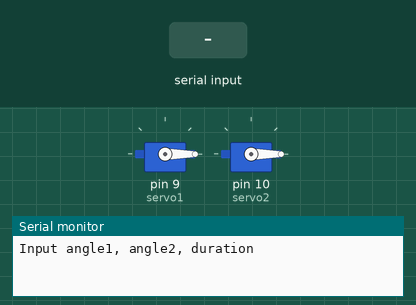
Bench run of a sketch on a simulated Arduino Uno, built with avr-gcc and run on an emulated ATmega328P. Parts: 2 × servo, the last lines printed to the serial monitor. The test bench sets the inputs (shaded band).

Above: at 1.2 s.
1.3 s: "30,150,10\n" received over Serial
At 2.77 s:
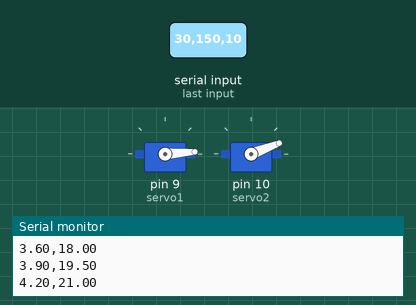
At 12.1 s:
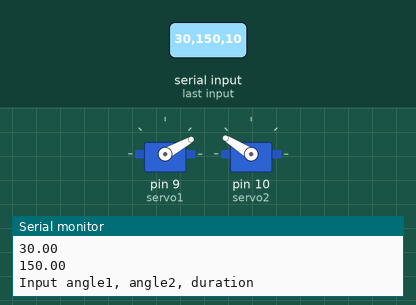
13.3 s: "90,45,200\n" received over Serial
At 23.6 s:
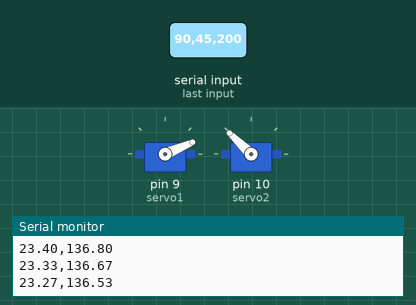
Timing chart, 0 to 30.7 s (numbered marks = the images above; inputs shaded):
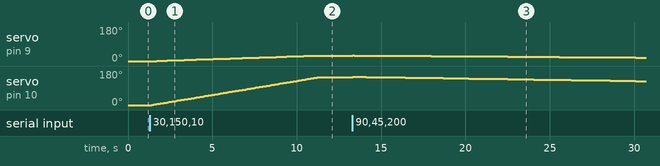

Measured:
- after the input at 1.3 s, servo on pin 9 (servo1): moves from 0° to 29° over 9.4 s, starting after 0.42 s; servo on pin 10 (servo2): moves from 0° to 148° over 9.9 s, starting after 0.11 s
- after the input at 13.3 s, servo on pin 9 (servo1): 29° → 30° at once, → 29° 0.10 s later, → 28° 1.5 s later, → 27° 1.5 s later, … (13 changes in this stretch); servo on pin 10 (servo2): 148° → 150° at once, → 149° 0.10 s later, → 148° 0.71 s later, → 147° 0.81 s later, … (24 changes in this stretch)

The sketch:

Servo_motor.ino
```cpp
#include<Servo.h>
Servo servo1;
Servo servo2;

float value1 = 0;    // 각도를 조절할 변수 value
float value2 =0;
float dth1=0;	//각도 시간당 증가시키기 위한 변수
float dth2=0;
float duration=0;
float pre_value1=0,pre_value2=0;
//이전의 명령값 저장 변수.
float n_times=0;
// 몇번 증가시킬 것인가를 저장하는 변수.

void setup() {
  servo1.attach(9);     //맴버함수인 attach : 핀 설정
  servo2.attach(10);     //맴버함수인 attach : 핀 설정
  Serial.begin(9600); //시리얼 모니터 사용 고고
  servo1.write(0);
  servo2.write(0);
  Serial.println("Input angle1, angle2, duration");
//(각도1, 각도2, 시간(duration))

}
void loop() {
  if(Serial.available())
  {
    value1=Serial.parseFloat();	//Input angle 1,
    value2=Serial.parseInt();		//Input angle 2
    duration=Serial.parseInt();		//Duration
    Serial.print(value1);Serial.print(',');		//
    Serial.print(value2);Serial.print(',');		//
    Serial.println(duration);

      if(value1<0 && value1 >= 180)        //Range set
        value1 = 0;            		//
      if(value2<0 && value2 >= 180)
        value2 = 0;

    dth1=value1-pre_value1;		// desired relative angle
    dth2=value2-pre_value2;		// desired relative angle

    Serial.println(dth1);
    Serial.println(dth2);

    n_times=duration*10;		//n_times: section number
    Serial.println(n_times);

    for(int i=0;i<n_times;i++)  // dth1, dht2 를 10번으로 나누어서 움직이자.
    {
    	servo1.write(pre_value1+float(dth1/n_times)*(i)); //value값의 각도로 회전. ex) value가 90이라면 90도 회전
    	servo2.write(pre_value2+float(dth2/n_times)*(i)); //value값의 각도로 회전. ex) value가 90이라면 90도 회전
    	Serial.print(pre_value1+float(dth1/n_times)*(i));Serial.print(',');
    	Serial.println(pre_value2+float(dth2/n_times)*(i));
	delay(100);
    }
    pre_value1= value1;
    pre_value2= value2;
    Serial.println(pre_value1);
    Serial.println(pre_value2);
    Serial.println("Input angle1, angle2, duration");
  }
}
```
